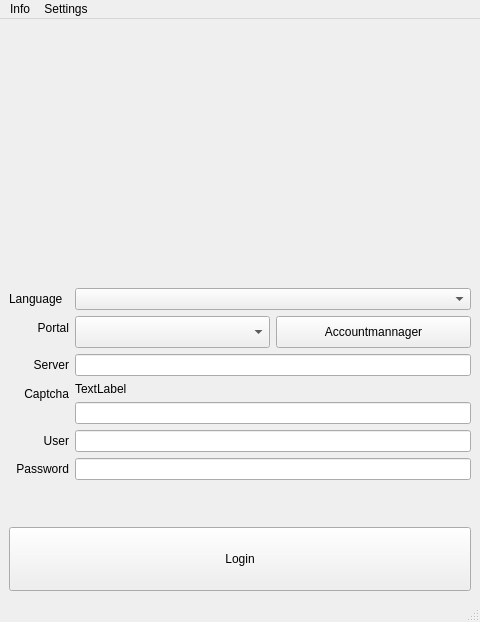
<?xml version="1.0" encoding="UTF-8"?>
<ui version="4.0">
 <class>LoginWindow</class>
 <widget class="QMainWindow" name="LoginWindow">
  <property name="geometry">
   <rect>
    <x>0</x>
    <y>0</y>
    <width>480</width>
    <height>622</height>
   </rect>
  </property>
  <property name="minimumSize">
   <size>
    <width>480</width>
    <height>0</height>
   </size>
  </property>
  <property name="maximumSize">
   <size>
    <width>480</width>
    <height>16777215</height>
   </size>
  </property>
  <property name="windowTitle">
   <string>ViurAdmin – Hello!</string>
  </property>
  <property name="windowIcon">
   <iconset>
    <normaloff>icons/viur_logo.png</normaloff>icons/viur_logo.png</iconset>
  </property>
  <widget class="QWidget" name="logincentralwidget">
   <layout class="QVBoxLayout" name="verticalLayout_2">
    <item>
     <layout class="QHBoxLayout" name="horizontalLayout_2">
      <property name="topMargin">
       <number>0</number>
      </property>
      <item>
       <widget class="QLabel" name="lblImage">
        <property name="minimumSize">
         <size>
          <width>420</width>
          <height>254</height>
         </size>
        </property>
        <property name="maximumSize">
         <size>
          <width>420</width>
          <height>254</height>
         </size>
        </property>
        <property name="text">
         <string/>
        </property>
        <property name="pixmap">
         <pixmap>icons/login.png</pixmap>
        </property>
        <property name="scaledContents">
         <bool>true</bool>
        </property>
        <property name="alignment">
         <set>Qt::AlignLeading|Qt::AlignLeft|Qt::AlignTop</set>
        </property>
       </widget>
      </item>
     </layout>
    </item>
    <item>
     <layout class="QFormLayout" name="formLayout">
      <property name="fieldGrowthPolicy">
       <enum>QFormLayout::AllNonFixedFieldsGrow</enum>
      </property>
      <property name="formAlignment">
       <set>Qt::AlignHCenter|Qt::AlignTop</set>
      </property>
      <property name="leftMargin">
       <number>0</number>
      </property>
      <item row="1" column="0">
       <widget class="QLabel" name="lblPortal">
        <property name="minimumSize">
         <size>
          <width>60</width>
          <height>0</height>
         </size>
        </property>
        <property name="text">
         <string>Portal</string>
        </property>
        <property name="alignment">
         <set>Qt::AlignRight|Qt::AlignTrailing|Qt::AlignVCenter</set>
        </property>
       </widget>
      </item>
      <item row="3" column="0">
       <widget class="QLabel" name="lblUrl">
        <property name="minimumSize">
         <size>
          <width>60</width>
          <height>0</height>
         </size>
        </property>
        <property name="text">
         <string>Server</string>
        </property>
        <property name="alignment">
         <set>Qt::AlignRight|Qt::AlignTrailing|Qt::AlignVCenter</set>
        </property>
       </widget>
      </item>
      <item row="3" column="1">
       <widget class="QLineEdit" name="editUrl">
        <property name="text">
         <string/>
        </property>
       </widget>
      </item>
      <item row="5" column="0">
       <widget class="QLabel" name="lblApikey">
        <property name="minimumSize">
         <size>
          <width>60</width>
          <height>0</height>
         </size>
        </property>
        <property name="text">
         <string>Captcha</string>
        </property>
        <property name="alignment">
         <set>Qt::AlignRight|Qt::AlignTrailing|Qt::AlignVCenter</set>
        </property>
       </widget>
      </item>
      <item row="6" column="0">
       <widget class="QLabel" name="lblUsername">
        <property name="minimumSize">
         <size>
          <width>60</width>
          <height>0</height>
         </size>
        </property>
        <property name="text">
         <string comment="xy&lt;" extracomment="xy&lt;">User</string>
        </property>
        <property name="alignment">
         <set>Qt::AlignRight|Qt::AlignTrailing|Qt::AlignVCenter</set>
        </property>
       </widget>
      </item>
      <item row="6" column="1">
       <widget class="QLineEdit" name="editUsername">
        <property name="text">
         <string/>
        </property>
       </widget>
      </item>
      <item row="7" column="0">
       <widget class="QLabel" name="lblPassword">
        <property name="minimumSize">
         <size>
          <width>60</width>
          <height>0</height>
         </size>
        </property>
        <property name="text">
         <string>Password</string>
        </property>
        <property name="alignment">
         <set>Qt::AlignRight|Qt::AlignTrailing|Qt::AlignVCenter</set>
        </property>
       </widget>
      </item>
      <item row="7" column="1">
       <widget class="QLineEdit" name="editPassword">
        <property name="text">
         <string/>
        </property>
        <property name="echoMode">
         <enum>QLineEdit::Password</enum>
        </property>
       </widget>
      </item>
      <item row="1" column="1">
       <layout class="QHBoxLayout" name="horizontalLayout">
        <item>
         <widget class="QComboBox" name="cbPortal">
          <property name="enabled">
           <bool>true</bool>
          </property>
          <property name="minimumSize">
           <size>
            <width>0</width>
            <height>32</height>
           </size>
          </property>
          <property name="contextMenuPolicy">
           <enum>Qt::PreventContextMenu</enum>
          </property>
          <property name="insertPolicy">
           <enum>QComboBox::InsertAtBottom</enum>
          </property>
         </widget>
        </item>
        <item>
         <widget class="QPushButton" name="startAccManagerBTN">
          <property name="minimumSize">
           <size>
            <width>0</width>
            <height>32</height>
           </size>
          </property>
          <property name="text">
           <string>Accountmannager</string>
          </property>
          <property name="icon">
           <iconset>
            <normaloff>icons/modules/account_small.png</normaloff>icons/modules/account_small.png</iconset>
          </property>
         </widget>
        </item>
       </layout>
      </item>
      <item row="5" column="1">
       <layout class="QVBoxLayout" name="verticalLayout">
        <item>
         <widget class="QLabel" name="lblCaptcha">
          <property name="text">
           <string>TextLabel</string>
          </property>
         </widget>
        </item>
        <item>
         <widget class="QLineEdit" name="editCaptcha"/>
        </item>
       </layout>
      </item>
      <item row="0" column="0">
       <widget class="QLabel" name="label">
        <property name="text">
         <string>Language</string>
        </property>
       </widget>
      </item>
      <item row="0" column="1">
       <widget class="QComboBox" name="cbLanguages"/>
      </item>
     </layout>
    </item>
    <item>
     <spacer name="verticalSpacer">
      <property name="orientation">
       <enum>Qt::Vertical</enum>
      </property>
      <property name="sizeType">
       <enum>QSizePolicy::Minimum</enum>
      </property>
      <property name="sizeHint" stdset="0">
       <size>
        <width>20</width>
        <height>40</height>
       </size>
      </property>
     </spacer>
    </item>
    <item>
     <widget class="QPushButton" name="btnLogin">
      <property name="minimumSize">
       <size>
        <width>0</width>
        <height>64</height>
       </size>
      </property>
      <property name="cursor">
       <cursorShape>PointingHandCursor</cursorShape>
      </property>
      <property name="text">
       <string>Login</string>
      </property>
      <property name="icon">
       <iconset>
        <normaloff>icons/actions/login.png</normaloff>icons/actions/login.png</iconset>
      </property>
     </widget>
    </item>
   </layout>
  </widget>
  <widget class="QMenuBar" name="menubar">
   <property name="geometry">
    <rect>
     <x>0</x>
     <y>0</y>
     <width>480</width>
     <height>21</height>
    </rect>
   </property>
   <property name="layoutDirection">
    <enum>Qt::LeftToRight</enum>
   </property>
   <widget class="QMenu" name="menuInfo">
    <property name="title">
     <string>Info</string>
    </property>
    <addaction name="actionHelp"/>
    <addaction name="separator"/>
    <addaction name="actionAbout"/>
   </widget>
   <widget class="QMenu" name="menuEinstellungen">
    <property name="title">
     <string>Settings</string>
    </property>
    <addaction name="actionAccountmanager"/>
   </widget>
   <addaction name="menuInfo"/>
   <addaction name="menuEinstellungen"/>
  </widget>
  <widget class="QStatusBar" name="statusbar"/>
  <action name="actionErste_Schritte">
   <property name="text">
    <string>Erste Schritte</string>
   </property>
  </action>
  <action name="actionHelp">
   <property name="text">
    <string>Help</string>
   </property>
  </action>
  <action name="actionAbout">
   <property name="text">
    <string>About this Software</string>
   </property>
  </action>
  <action name="actionSettings">
   <property name="text">
    <string>Generel settigs</string>
   </property>
  </action>
  <action name="actionAccountmanager">
   <property name="text">
    <string>Accountmanager</string>
   </property>
  </action>
 </widget>
 <resources/>
 <connections/>
</ui>
